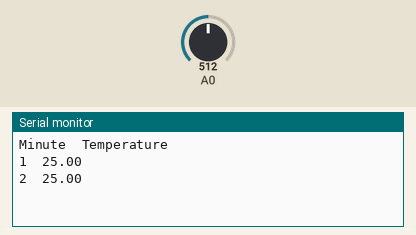
A sketch run on a simulated Arduino Uno, built with avr-gcc and run on an emulated ATmega328P. On the bench: the last lines printed to the serial monitor. The inputs (shaded band) are chosen by the test bench; at power-on: A0 = 512.

Above: at 1.8 s.
1.9 s: A0 set to 716
At 2.8 s:
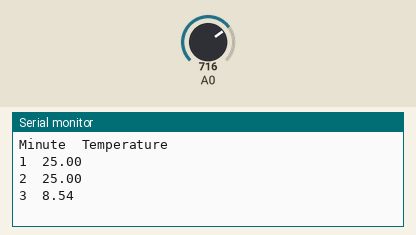
3.4 s: A0 set to 900
At 4.5 s:
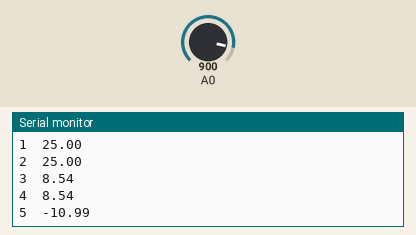
Timing chart, 0 to 6.4 s (numbered marks = the images above; inputs shaded):
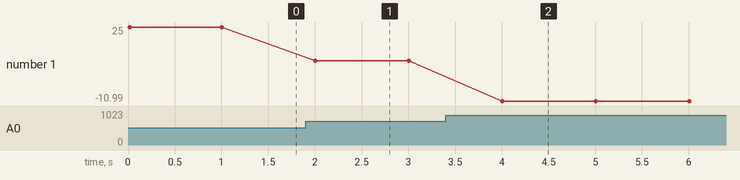

The sketch:

Weather_station.ino
```cpp
#include <Arduino.h>

#include <math.h>

#define TERMIST_B 4300

#define VIN 5.0

int minute = 1;

void setup()
{
    Serial.begin(9600);
    Serial.println("Minute\tTemperature");
}

void loop()
{
    float voltage = analogRead(A0) * VIN / 1024.0;
    float r1 = voltage / (VIN - voltage);

    float temperature = 1. / (1. / (TERMIST_B)*log(r1) + 1. / (25. + 273.)) - 273;

    Serial.print(minute);
    Serial.print("\t");
    Serial.println(temperature);

    delay(1000);
    ++minute;
}
/*Используя формулы из эксперимента №15 определяется температура. Первой строчкой выводятся заголовки "таблицы".
В серийный порт каждую минуту выводится информация о текущей темперуте в кодировке ASCII.
Задержка для для вывода информации уменьшена для ускорения демонстрации процесса.*/
// https://drive.google.com/file/d/1mNPzBBOEed-LUZl3aH1n5Ueddd1cwFxE/view?usp=drive_link
```

Measured:
- after the input at 1.9 s, the serial monitor: prints a new line after 0.10 s (image 1)
- after the input at 3.4 s, the serial monitor: prints a new line after 0.60 s (image 2)
- plotted number 1: 25 → 8.54 after the input at 1.9 s, 8.54 → -10.99 after the input at 3.4 s
